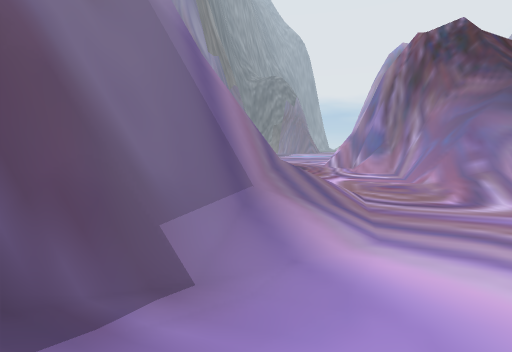
[1] (above)

23 first-person views from a walk through a scene from a Unity 3-D project. The camera is 1.4 m above the floor, tilts 6° down and sees 85° across. The floor is counted in squares, 1 m on a side. Each view is taken from the middle of a square. On the plan, view 1 faces up. The plan holds only what a view shows up to about 14 squares ahead; the rest is blank. The place goes on beyond the plan. The player character is not drawn.

[2]
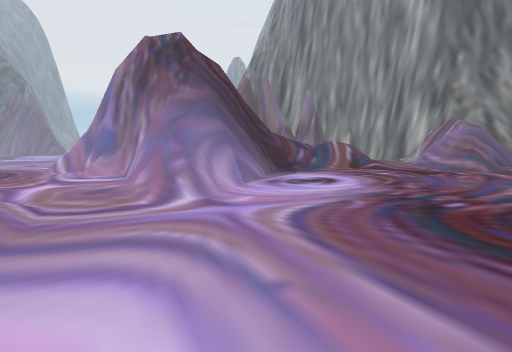

[3]
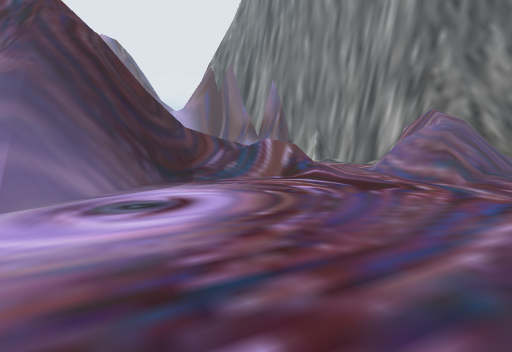

[4]
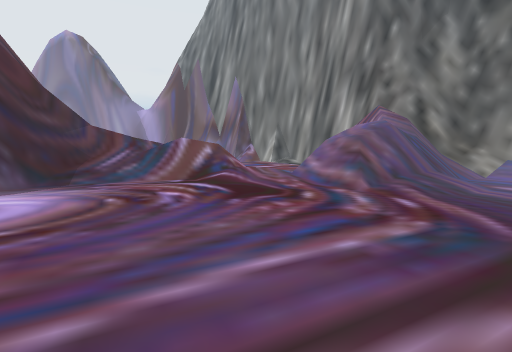

[5]
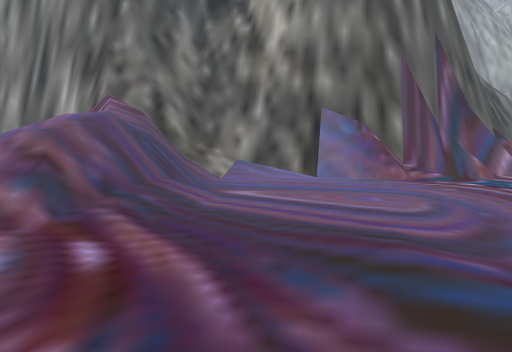

[6]
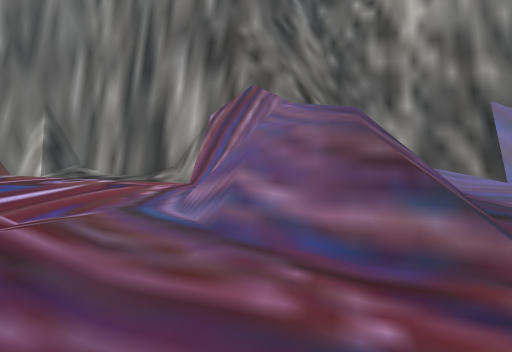

[7]
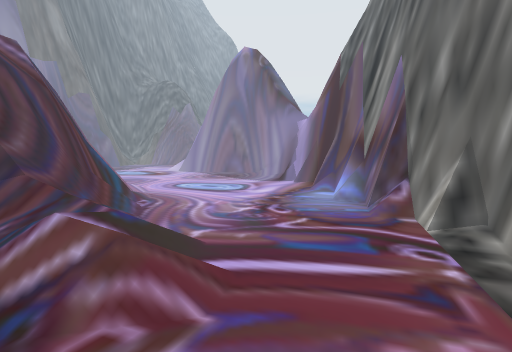

[8]
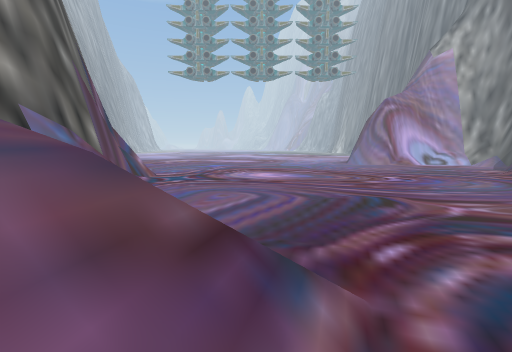

[9]
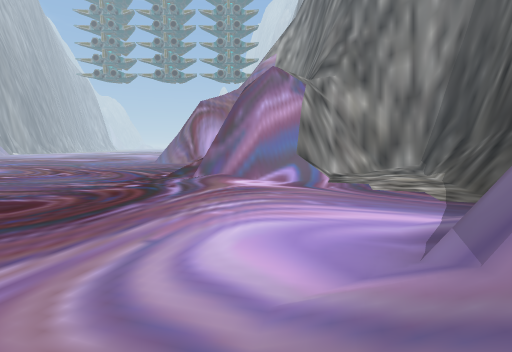

[10]
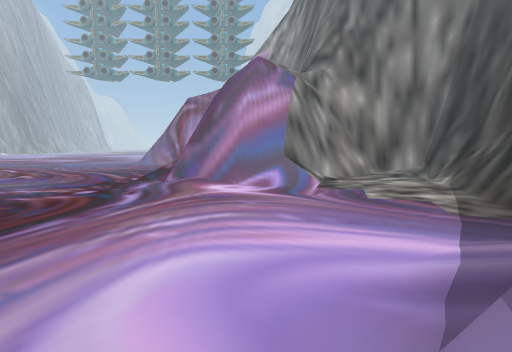

[11]
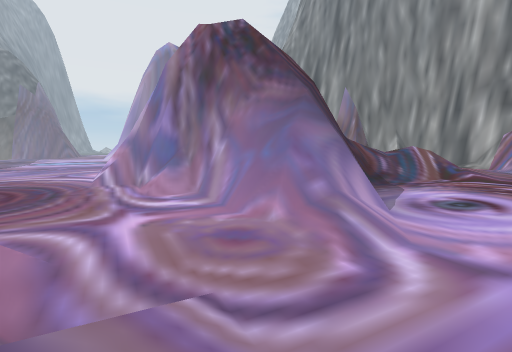

[12]
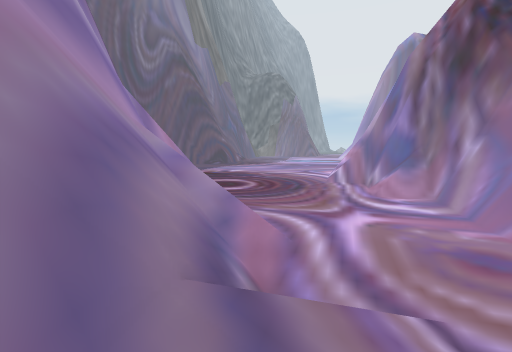

[13]
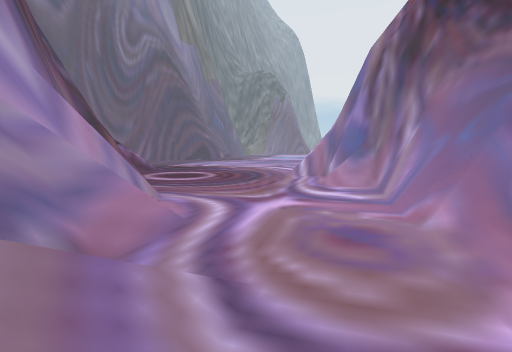

[14]
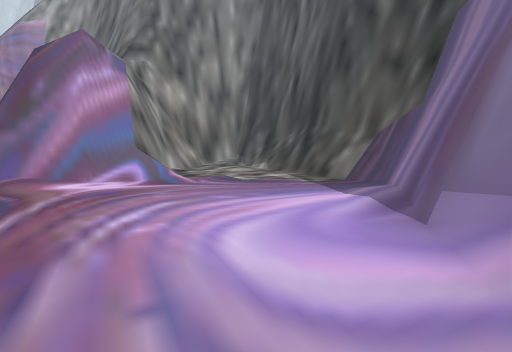

[15]
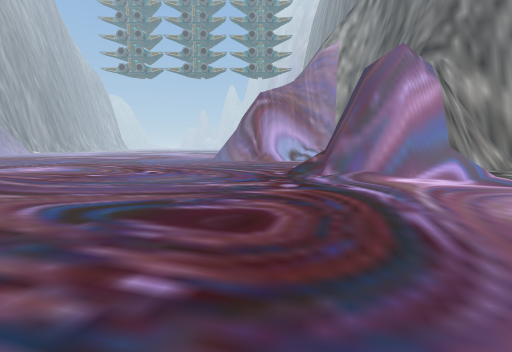

[16]
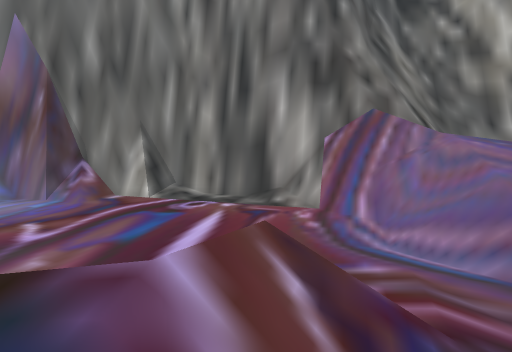

[17]
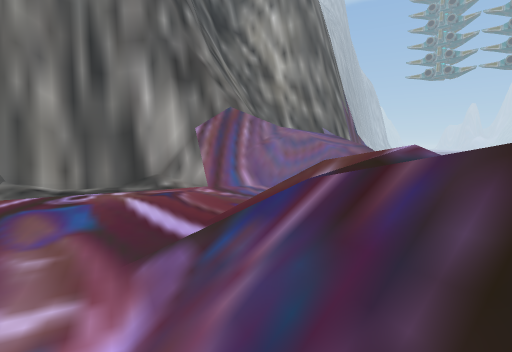

[18]
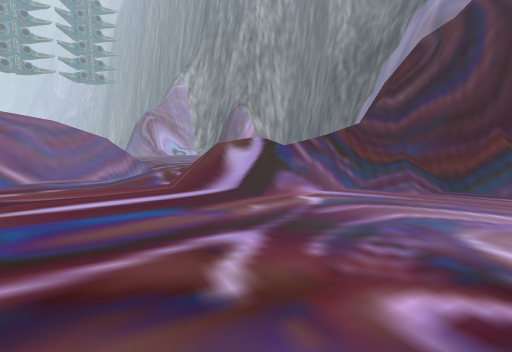

[19]
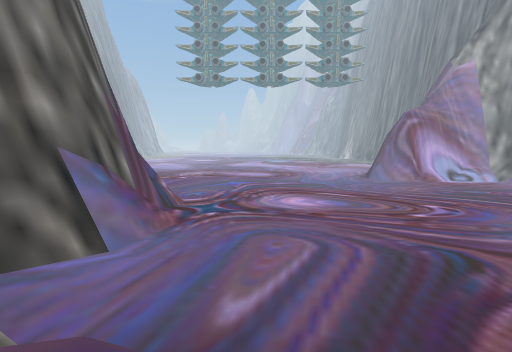

[20]
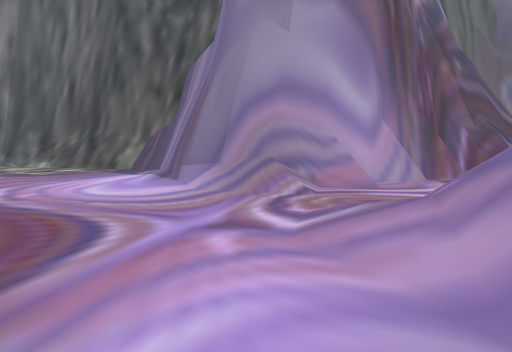

[21]
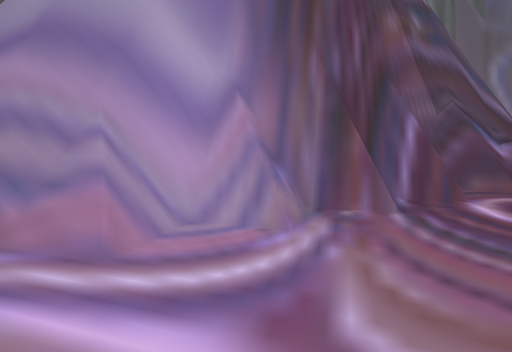

[22]
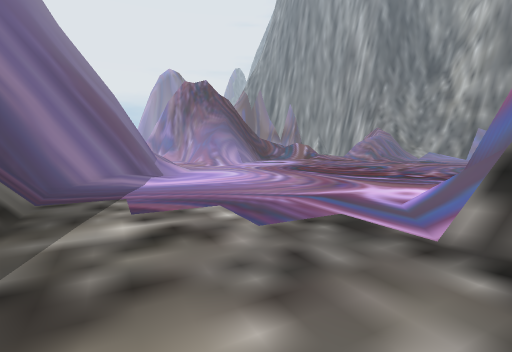

[23]
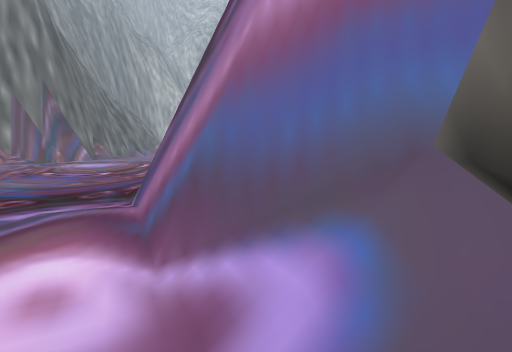

### Floor plan
Key: @ floor where view 1 was taken; # wall or solid block; . main floor; : floor 0.25 m higher than the main floor; + floor 2 m higher than the main floor; * floor 2.25 m higher than the main floor; % floor 3 m higher than the main floor; & floor 3.5 m higher than the main floor; / step, stairs or slope; = window, fence, low wall or low ledge; v drop or lower ground; O other object.
Columns run from 8 left of view 1 to 34 right of it. Each row starts with its distance up from view 1.
 19     #..........#          #............/##
 18     #=........=##        ##............//#
 17     ##=.......=##        ##/............/#
 16     ##........//#        #=//...........=##
 15      ##=......//###     ##//............=##
 14       #=.......#####   ##=/////.........//#
 13       #=.......##=######=#//////........./#
 12       ###......#v===#####//////..........##
 11        #=.....=#v%&v####/////////........#
 10        ##=....==+* ###../////////......./#
  9        ##=...:///v=#......//////......./##
  8         #=/...//===.........////:.....=##
  7         #//...//............///:/.../=###
  6        ##//...................::==O==###
  5        ##//...................:/===v ==#
  4       ##=/.....................//////=##
  3      ###/.....................//////// ##
  2    ####.......................////==/v=##
  1   ###//.......................////=////=#
  0  ##.....@.....................//////////#
 -1 ##=..................................//=#
 -2 ###..................................//##
 -3 #=........................./:........//##
 -4 #=.........................::......../=#
 -5 #=....................................##
 -6 #.....................................##
 -7 =....................................=##
 -8 =.......//../........................=##
 -9 .......==####/......................./=#
-10  . ...O#######//...................../##

Positions as (right, up) in squares from view 1, and headings:
1: (0, 0), facing up
2: (2, 0), facing up-right
3: (9, 0), facing up-right
4: (13, -2), facing up-right
5: (17, -2), facing right
6: (19, 5), facing right
7: (25, 4), facing up
8: (23, 5), facing down
9: (2, 7), facing down
10: (1, 5), facing down
11: (1, 5), facing up-right
12: (1, 5), facing up
13: (3, 5), facing up
14: (5, 4), facing down-left
15: (9, 4), facing down
16: (19, 10), facing right
17: (19, 15), facing down-right
18: (29, 19), facing down-left
19: (25, 4), facing down
20: (11, 6), facing left
21: (5, 12), facing left
22: (-7, -10), facing up-right
23: (-1, -7), facing down-right
